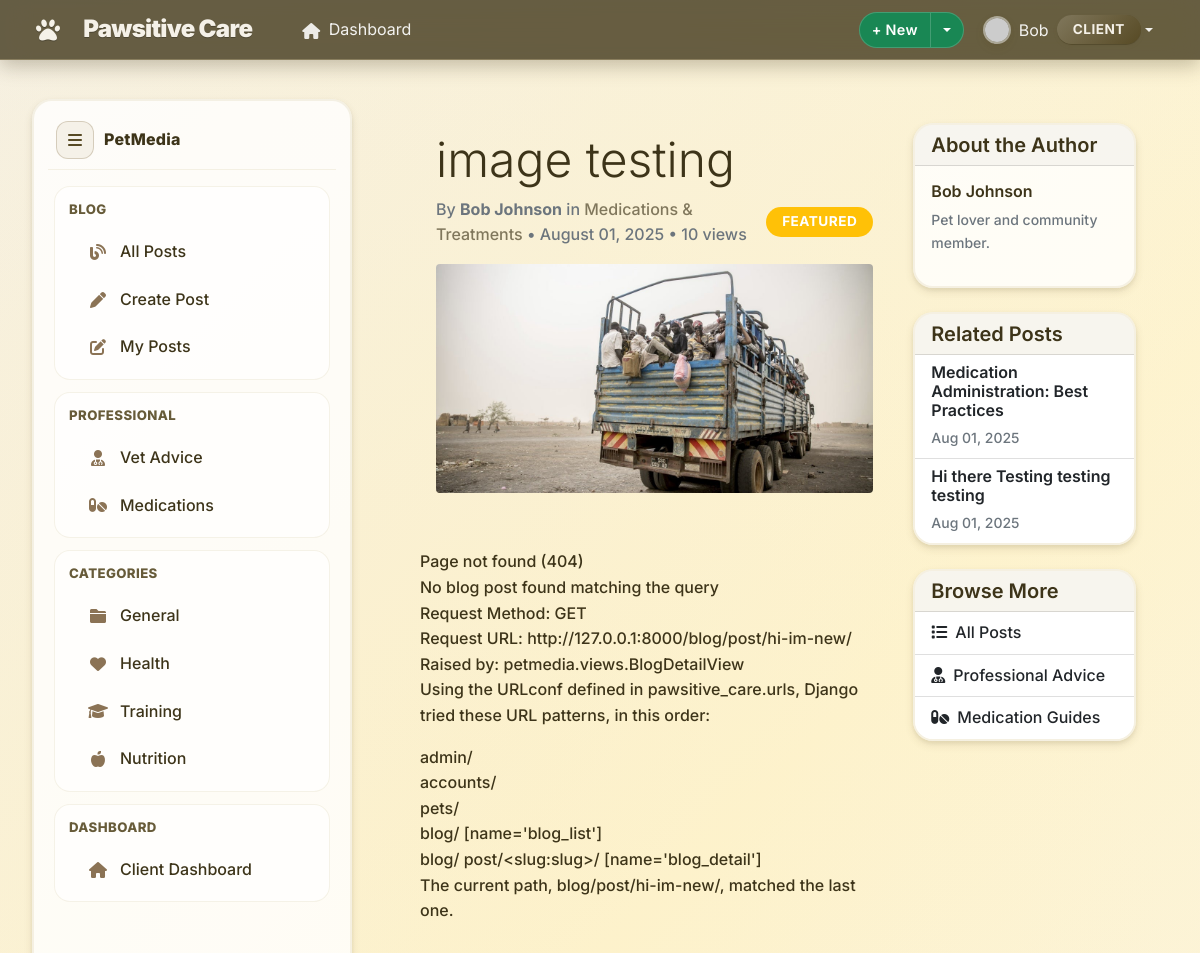
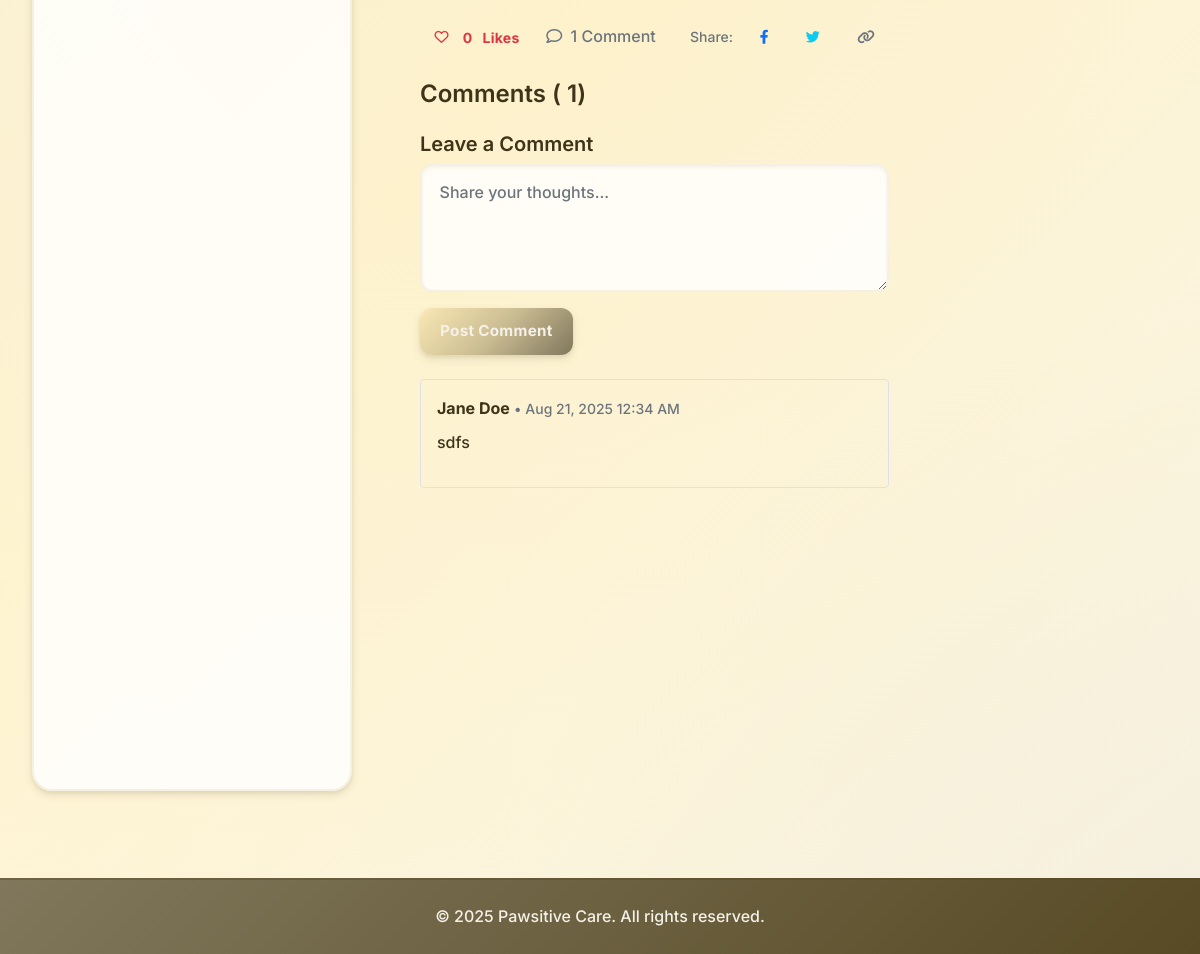
Page /blog/post/image-testing/ (signed in) on the committed database (2 pictures, top to bottom).
### accounts/models.py (models this page shows, shortened)
class CustomUser(AbstractUser):
    ROLE_CHOICES = [
        ('admin', 'Admin'),
        ('vet', 'Veterinarian'),
        ('staff', 'Staff'),
        ('client', 'Client'),
    ]
    phone = models.CharField(max_length=20, blank=False)
    address = models.TextField(blank=False)
    role = models.CharField(max_length=10, choices=ROLE_CHOICES, default='client')
    def is_admin(self):
        return self.role == 'admin'
    def is_vet(self):
        return self.role == 'vet'
    def is_staff_member(self):
        return self.role == 'staff'

### petmedia/models.py (models this page shows, shortened)
class BlogPost(models.Model):
    id = models.UUIDField(primary_key=True, default=uuid.uuid4, editable=False)
    title = models.CharField(
        max_length=200,
        validators=[MinLengthValidator(5)],
        help_text="Blog post title"
    )
    content = models.TextField(
        validators=[MinLengthValidator(50)],
        help_text="Full blog post content"
    )
    excerpt = models.TextField(
        max_length=300,
        help_text="Short excerpt for previews"
    )
    author = models.ForeignKey(User, on_delete=models.CASCADE, related_name='blog_posts')
    category = models.ForeignKey(BlogCategory, on_delete=models.SET_NULL, null=True)
    related_pet = models.ForeignKey(
        Pet,
        on_delete=models.SET_NULL,
        null=True,
        blank=True,
        help_text="Pet this post is about (optional)"
    )
    is_professional_advice = models.BooleanField(
        default=False,
        help_text="Is this professional veterinary advice?"
    )
    medical_disclaimer = models.TextField(
        blank=True,
        help_text="Medical disclaimer for professional posts"
    )
    medication_name = models.CharField(
        max_length=100,
        blank=True,
        help_text="Name of medication discussed"
    )
    dosage_info = models.TextField(
        blank=True,
        help_text="Dosage information (for reference only)"
    )
    side_effects = models.TextField(
        blank=True,
        help_text="Known side effects"
    )
    slug = models.SlugField(max_length=250, unique=True, blank=True)
    meta_description = models.CharField(max_length=160, blank=True)
    featured_image = models.ImageField(
        upload_to='blog_images/',
        blank=True,
        null=True
    )
    is_published = models.BooleanField(default=True)
    is_featured = models.BooleanField(default=False)
    views_count = models.PositiveIntegerField(default=0)
    likes_count = models.PositiveIntegerField(default=0)
    created_at = models.DateTimeField(auto_now_add=True)
    updated_at = models.DateTimeField(auto_now=True)
    published_at = models.DateTimeField(null=True, blank=True)
    def save(self, *args, **kwargs):
        from django.utils import timezone
        if not self.pk:  # New post
            self.is_published = True
            self.published_at = timezone.now()
        elif self.is_published and not self.published_at:
            self.published_at = timezone.now()
        super().save(*args, **kwargs)
    class Meta:
        ordering = ['-created_at']

class BlogCategory(models.Model):
    MEDICATION = 'MEDICATION'
    HEALTH_TIPS = 'HEALTH_TIPS'
    NUTRITION = 'NUTRITION'
    TRAINING = 'TRAINING'
    GROOMING = 'GROOMING'
    EMERGENCY = 'EMERGENCY'
    EXPERIENCE = 'EXPERIENCE'
    CATEGORY_CHOICES = [
        (MEDICATION, 'Medications & Treatments'),
        (HEALTH_TIPS, 'Health Tips'),
        (NUTRITION, 'Nutrition & Diet'),
        (TRAINING, 'Training & Behavior'),
        (GROOMING, 'Grooming & Care'),
        (EMERGENCY, 'Emergency Care'),
        (EXPERIENCE, 'Owner Experiences'),
    ]
    name = models.CharField(max_length=20, choices=CATEGORY_CHOICES, unique=True)
    description = models.TextField(blank=True)
    icon = models.CharField(max_length=50, blank=True)
    is_active = models.BooleanField(default=True)
    created_at = models.DateTimeField(auto_now_add=True)
    def __str__(self):
        return self.get_name_display()
    class Meta:
        verbose_name_plural = "Blog Categories"

class BlogComment(models.Model):
    post = models.ForeignKey(BlogPost, on_delete=models.CASCADE, related_name='comments')
    author = models.ForeignKey(User, on_delete=models.CASCADE)
    content = models.TextField(validators=[MinLengthValidator(3)])
    parent = models.ForeignKey(
        'self',
        on_delete=models.CASCADE,
        null=True,
        blank=True,
        related_name='replies'
    )
    is_approved = models.BooleanField(default=True)
    created_at = models.DateTimeField(auto_now_add=True)
    updated_at = models.DateTimeField(auto_now=True)
    class Meta:
        ordering = ['created_at']

### petmedia/views.py (the view)
# urls.py: path('post/<slug:slug>/', views.BlogDetailView.as_view(), name='blog_detail'),
class BlogDetailView(DetailView):
    model = BlogPost
    template_name = 'petmedia/blog_detail.html'
    context_object_name = 'post'
    slug_field = 'slug'
    slug_url_kwarg = 'slug'
    def get_queryset(self):
        return repo_manager.posts.get_published()
    def get_object(self, queryset=None):
        obj = super().get_object(queryset)
        repo_manager.posts.increment_view_count(obj.id)
        return obj
    def get_context_data(self, **kwargs):
        context = super().get_context_data(**kwargs)
        post = self.get_object()
        context['comments'] = repo_manager.comments.get_by_post(post.id)
        context['comment_form'] = CommentForm()
        if self.request.user.is_authenticated:
            context['user_has_liked'] = repo_manager.likes.user_has_liked_post(
                self.request.user, post.id
            )
        else:
            context['user_has_liked'] = False
        context['like_count'] = repo_manager.likes.get_post_like_count(post.id)
        if post.category:
            context['related_posts'] = repo_manager.posts.get_by_category(post.category).exclude(id=post.id)[:3]
        return context

### petmedia/templates/petmedia/blog_detail.html (shortened to what this page needs)
{% extends 'accounts/base.html' %}
{% load static %}
{% block content %}
<div class="app-shell">
  {% include 'petmedia/includes/sidebar.html' %}
  <main class="app-main">
    <div class="container mt-4">
      <div class="row">
        <div class="col-lg-8">
          <article class="blog-post">
            <header class="mb-4">
              <h1 class="display-5">
                {{ post.title }}
              </h1>
              <div class="d-flex justify-content-between align-items-center mb-3">
                <div class="text-muted">
                  By <strong>
                    {{ post.author.get_full_name|default:post.author.username }}</strong>
                  {% if post.category %}
                  in <a href="{% url 'petmedia:category' name=post.category.name %}" class="text-decoration-none">
                    {{ post.category }}</a>
                  {% endif %}
                  •
                  {{ post.created_at|date:"F d, Y" }}
                  •
                  {{ post.views_count }} views
                </div>
                <div>
                  {% if post.is_featured %}
                  <span class="badge bg-warning">Featured</span>
                  {% endif %}
                </div>
              </div>
              {% if post.featured_image %}
              <div class="mb-4">
                <img src="{{ post.featured_image.url }}" class="img-fluid rounded" alt="{{ post.title }}" style="max-height: 400px; width: 100%; object-fit: cover;">
              </div>
              {% endif %}
            </header>
            <div class="post-content mb-5">
              {{ post.content|linebreaks }}
            </div>
            <div class="d-flex justify-content-between align-items-center mb-4">
              <div class="post-actions">
                {% if user.is_authenticated %}
                <button id="like-btn" class="btn btn-outline-danger btn-sm me-2" data-post-id="{{ post.id }}">
                  <i id="like-icon" class="{% if user_has_liked %}fas{% else %}far{% endif %} fa-heart me-1"></i>
                  <span id="like-count">
                    {{ like_count }}</span>
                  <span id="like-text">{% if like_count == 1 %}Like{% else %}Likes{% endif %}</span>
                </button>
                {% else %}
                <span class="text-muted">
                  <i class="far fa-heart me-1"></i>
                  {{ like_count }}
                  {% if like_count == 1 %}Like{% else %}Likes{% endif %}
                </span>
                {% endif %}
                <span class="text-muted">
                  <i class="far fa-comment me-1"></i>
                  {{ comments.count }}
                  {% if comments.count == 1 %}Comment{% else %}Comments{% endif %}
                </span>
              </div>
              <div class="share-buttons">
                <small class="text-muted me-2">Share:</small>
                <a href="#" class="btn btn-outline-primary btn-sm me-1" onclick="sharePost('facebook')">
                  <i class="fab fa-facebook-f"></i>
                </a>
                <a href="#" class="btn btn-outline-info btn-sm me-1" onclick="sharePost('twitter')">
                  <i class="fab fa-twitter"></i>
                </a>
                <button class="btn btn-outline-secondary btn-sm" onclick="copyLink()">
                  <i class="fas fa-link"></i>
                </button>
              </div>
            </div>
            <section class="comments-section">
              <h4 class="mb-4">Comments (
                {{ comments.count }})
              </h4>
              {% if user.is_authenticated %}
              <div class="add-comment mb-4">
                <h5>Leave a Comment</h5>
                <form method="post" action="{% url 'petmedia:add_comment' pk=post.id %}">
                  <div class="mb-3">
                    {{ comment_form.content }}
                  </div>
                  <button type="submit" class="btn btn-primary">Post Comment</button>
                </form>
              </div>
              {% else %}
              <div class="text-center p-4 bg-light rounded mb-4">
                <p class="mb-2">Please <a href="{% url 'accounts:login' %}">login</a> to leave a comment.</p>
              </div>
              {% endif %}
              <div class="comments-list">
                {% for comment in comments %}
                <div class="comment mb-3 p-3 border rounded">
                  <div class="d-flex justify-content-between align-items-start mb-2">
                    <div>
                      <strong>
                        {{ comment.author.get_full_name|default:comment.author.username }}</strong>
                      <small class="text-muted">•
                        {{ comment.created_at|date:"M d, Y g:i A" }}</small>
                    </div>
                  </div>
                  <p class="mb-0">
                    {{ comment.content|linebreaks }}
                  </p>
                </div>
                {% empty %}
                <div class="text-center p-4 text-muted">
                  <p>No comments yet. Be the first to comment!</p>
                </div>
                {% endfor %}
              </div>
            </section>
          </article>
        </div>
        <div class="col-lg-4">
          <div class="card mb-4">
            <div class="card-header">
              <h5 class="mb-0">About the Author</h5>
            </div>
            <div class="card-body">
              <h6>
                {{ post.author.get_full_name|default:post.author.username }}
              </h6>
              <p class="small text-muted">
                {% if post.author.profile.bio %}
                {{ post.author.profile.bio|truncatechars:150 }}
                {% else %}
                Pet lover and community member.
                {% endif %}
              </p>
            </div>
          </div>
          {% if related_posts %}
          <div class="card mb-4">
            <div class="card-header">
              <h5 class="mb-0">Related Posts</h5>
            </div>
            <div class="list-group list-group-flush">
              {% for related_post in related_posts %}
              <a href="{% url 'petmedia:blog_detail' slug=related_post.slug %}" class="list-group-item list-group-item-action">
                <h6 class="mb-1">
                  {{ related_post.title|truncatechars:50 }}
                </h6>
                <small class="text-muted">
                  {{ related_post.created_at|date:"M d, Y" }}</small>
              </a>
              {% endfor %}
            </div>
          </div>
          {% endif %}
          <div class="card">
            <div class="card-header">
              <h5 class="mb-0">Browse More</h5>
            </div>
            <div class="list-group list-group-flush">
              <a href="{% url 'petmedia:blog_list' %}" class="list-group-item list-group-item-action">
                <i class="fas fa-list me-2"></i>All Posts
              </a>
              <a href="{% url 'petmedia:professional_advice' %}" class="list-group-item list-group-item-action">
                <i class="fas fa-user-md me-2"></i>Professional Advice
              </a>
              <a href="{% url 'petmedia:medications' %}" class="list-group-item list-group-item-action">
                <i class="fas fa-pills me-2"></i>Medication Guides
              </a>
            </div>
          </div>
        </div>
      </div>
    </div>
  </main>
</div>
{% endblock %}

### accounts/templates/accounts/base.html (shortened to what this page needs)
<!DOCTYPE html>
<html lang="en">
<head>
  <link href="https://cdn.jsdelivr.net/npm/bootstrap@5.1.3/dist/css/bootstrap.min.css" rel="stylesheet">
  <link href="https://cdnjs.cloudflare.com/ajax/libs/font-awesome/6.0.0/css/all.min.css" rel="stylesheet">
  {% load static %}
  <link rel="stylesheet" href="{% static 'style.css' %}?v=4">
</head>
<body>
  <nav class="navbar navbar-expand-lg navbar-dark app-navbar">
    <div class="container nav-inner">
      <a class="navbar-brand d-flex align-items-center" href="{% url 'accounts:client_dashboard' %}">
        <i class="fas fa-paw me-2"></i><span>Pawsitive Care</span>
      </a>
      <div class="collapse navbar-collapse" id="navbarNav">
        <ul class="navbar-nav me-2">
          {% if user.is_authenticated %}
          <li class="nav-item">
            <a class="nav-link {% if request.resolver_match.url_name == 'client_dashboard' %}active{% endif %}" href="{% url 'accounts:client_dashboard' %}">
              <i class="fas fa-home me-1"></i> Dashboard
            </a>
          </li>
          {% endif %}
        </ul>
        <div class="d-flex align-items-center gap-2 ms-auto">
          {% if user.is_authenticated %}
          <div class="btn-group">
            <button class="btn btn-success btn-sm" type="button">+ New</button>
            <button class="btn btn-success btn-sm dropdown-toggle dropdown-toggle-split" type="button" data-bs-toggle="dropdown" aria-expanded="false" aria-label="Toggle quick create"></button>
          </div>
          <div class="dropdown">
            <a class="nav-link dropdown-toggle d-flex align-items-center" href="#" id="navbarDropdown" role="button" data-bs-toggle="dropdown" aria-expanded="false">
              <img class="avatar me-2" src="https://api.dicebear.com/7.x/identicon/svg?seed={{ user.username }}" alt="Avatar">
              <span class="me-2">
                {{ user.first_name|default:user.username }}</span>
              <span class="badge badge-secondary role-badge">
                {{ user.get_role_display }}</span>
            </a>
          </div>
          {% endif %}
        </div>
      </div>
    </div>
  </nav>
  <main class="page-main my-4">
    {% block content %}{% endblock %}
  </main>
  <footer class="mt-5 py-4">
    <div class="container text-center">
      <p class="mb-0">&copy; {% now "Y" %} Pawsitive Care. All rights reserved.</p>
    </div>
  </footer>
</body>
</html>

### rows in the picture
CustomUser: first_name "Bob", role "CLIENT"
BlogPost: title "image testing", author.get_full_name "Bob Johnson", category "Medications & Treatments", created_at "August 01, 2025", views_count "10", featured_image (picture), content "Page not found (404) No blog post found matching the query Request Method: GET Request URL: http://127.0.0.1:8000/blog/post/hi-im-new/ Raised by: petmedia.views.BlogDetailView Using the URLconf defined in pawsitive_care.urls, Django tried these URL patterns, in this order: admin/ accounts/ pets/ blog/ [name='blog_list'] blog/ post/<slug:slug>/ [name='blog_detail'] The current path, blog/post/hi-im-new/, matched the last one."
BlogComment: author.get_full_name "Jane Doe", created_at "Aug 21, 2025 12:34 AM", content "sdfs"
BlogPost: title "Medication Administration: Best Practices", created_at "Aug 01, 2025"
BlogPost: title "Hi there Testing testing testing", created_at "Aug 01, 2025"

### other values in the picture
{{ like_count }} "0"
{{ comments.count }} "1"
